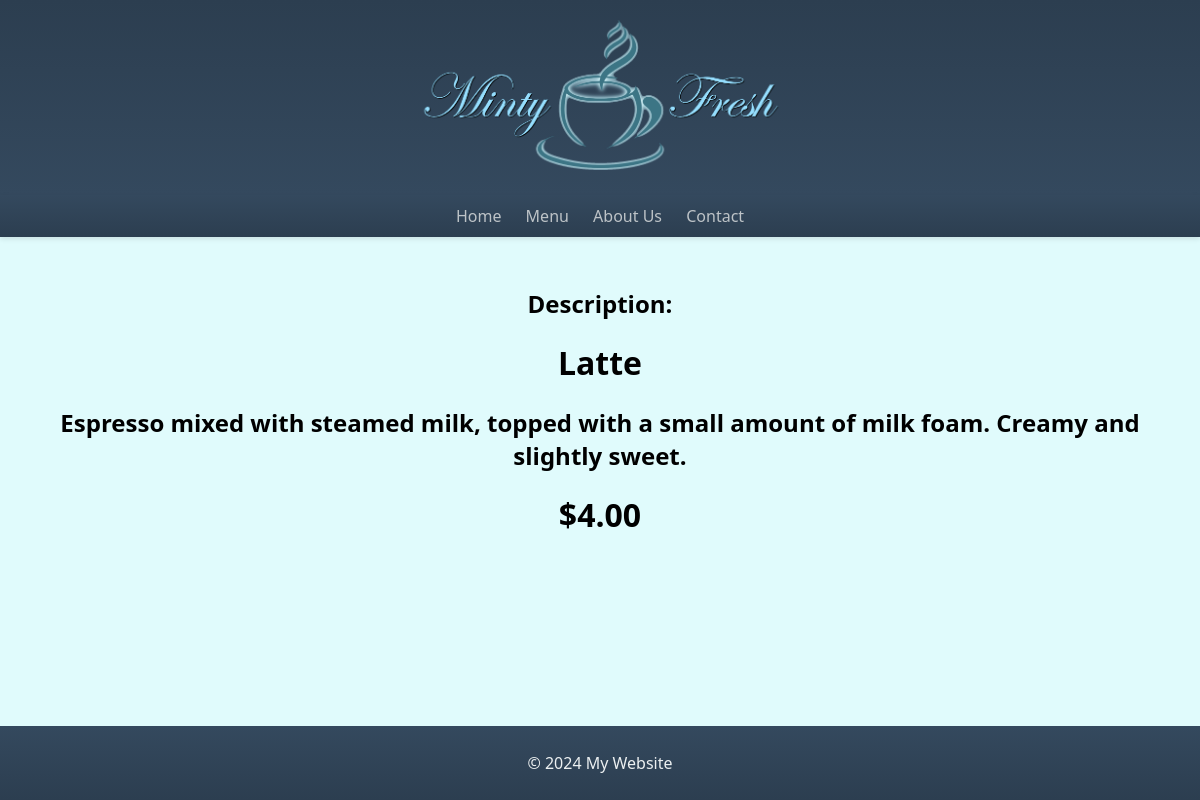
/menu/Latte, run on the app's committed database.
### main/models.py (models this page shows, shortened)
class MenuItem(models.Model):
    menu = models.ForeignKey(Menu, related_name='items', on_delete=models.CASCADE)
    item = models.CharField(max_length=100)
    description = models.TextField(blank=True)
    price = models.DecimalField(max_digits=10, decimal_places=2)

### main/views.py (the view)
# urls.py: 2. Add a URL to urlpatterns:  path('', views.home, name='home')
def name(response, item):
    menu_item = MenuItem.objects.get(item=item)
    item_name = menu_item.item
    item_description=menu_item.description
    item_price=menu_item.price
    return render(response,"main/index.html",{"item_name":item_name,"item_description":item_description,"item_price":item_price})

### main/templates/main/index.html (shortened to what this page needs)
{% extends 'main/base.html' %}
{% block content %}
    <div class="container">
        <div class="banner">
            <h2>Description:</h2>
            <h1>{{ item_name }}</h1>
            <h2>{{ item_description }}</h2>
            <h1>${{ item_price }}</h1>
        </div>
    </div>
{% endblock %}

### static/css/main.css (style rules this page uses)
body { font-family: 'Segoe UI', Tahoma, Geneva, Verdana, sans-serif; margin: 0; padding: 0; background-color: #E0FBFC; }
.container { max-width: 1200px; margin: 20px auto; padding: 0 20px; }
.banner { text-align: center; margin-top: 50px; }

### data on the page
MenuItem: item "Latte", description "Espresso mixed with steamed milk, topped with a small amount of milk foam. Creamy and slightly sweet.", price "4.00"
